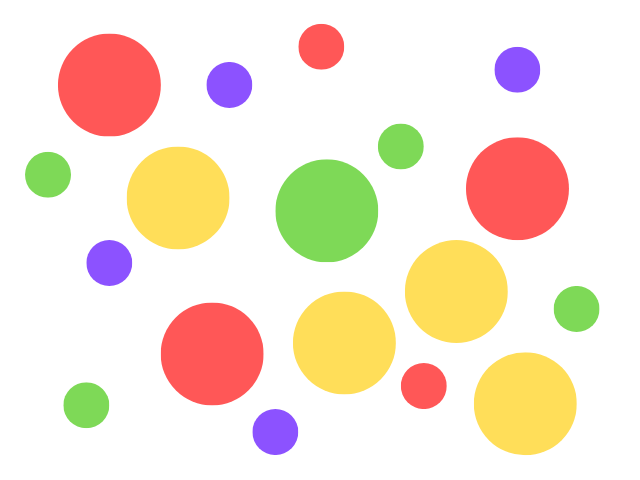
#> input picture lunares.png, 640 x 480 px
$ python colourwww.py
#> lines starting #> are read from the running program, lines starting #| are printed output that depends on the picture; after the words box and inside, x2 and y2 are one past the last pixel; in counts of white or black regions, pixels touching at a corner belong together
import cv2 as cv
import numpy as np

img = cv.imread("lunares.png")
#> img is the input picture: shape (480, 640, 3); mean B, G, R 213.4, 230.4, 246.3
upper_green = np.array([100,255,130])
low_green = np.array([0,50,0])
mask = cv.inRange(img,low_green,upper_green)
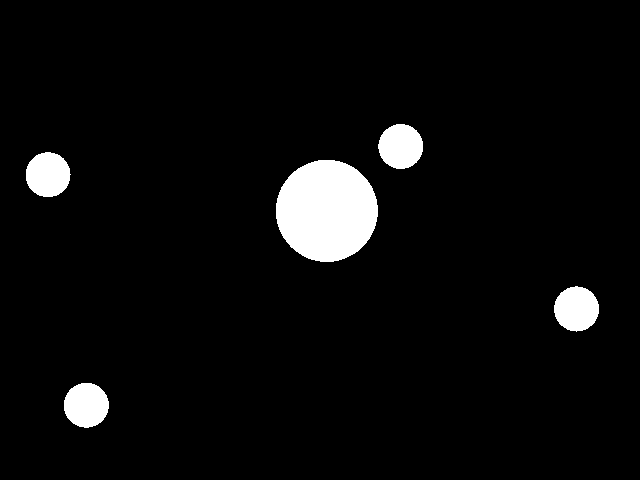
#> mask: shape (480, 640); 4.7% white; 5 white regions, box (x1, y1, x2, y2) and area: (276, 160, 378, 262) 8162, (554, 286, 599, 332) 1585, (64, 383, 109, 428) 1585, (378, 124, 423, 169) 1579, (26, 152, 71, 197) 1579
result = cv.bitwise_and(img,img,mask=mask)
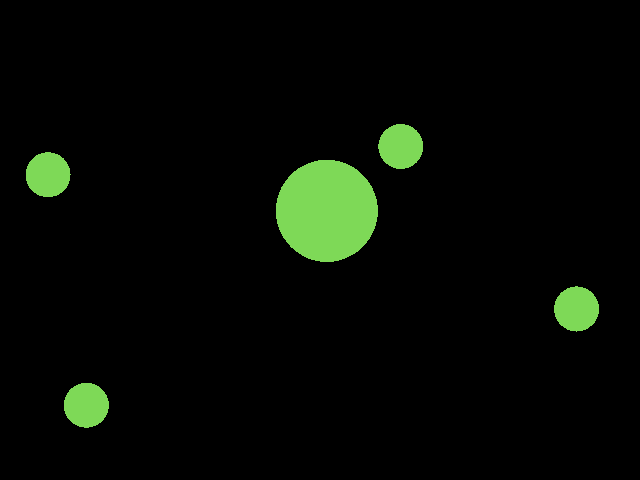
#> result: shape (480, 640, 3); mean B, G, R 4.1, 10.2, 5.9

cv.imshow("orgin",img)
cv.imshow("detect colour mask",mask)
cv.imshow("result detect color",result)
cv.waitKey(0)
cv.destroyAllWindows()

$ run again, with OIP (1).jpg saved as lunares.png
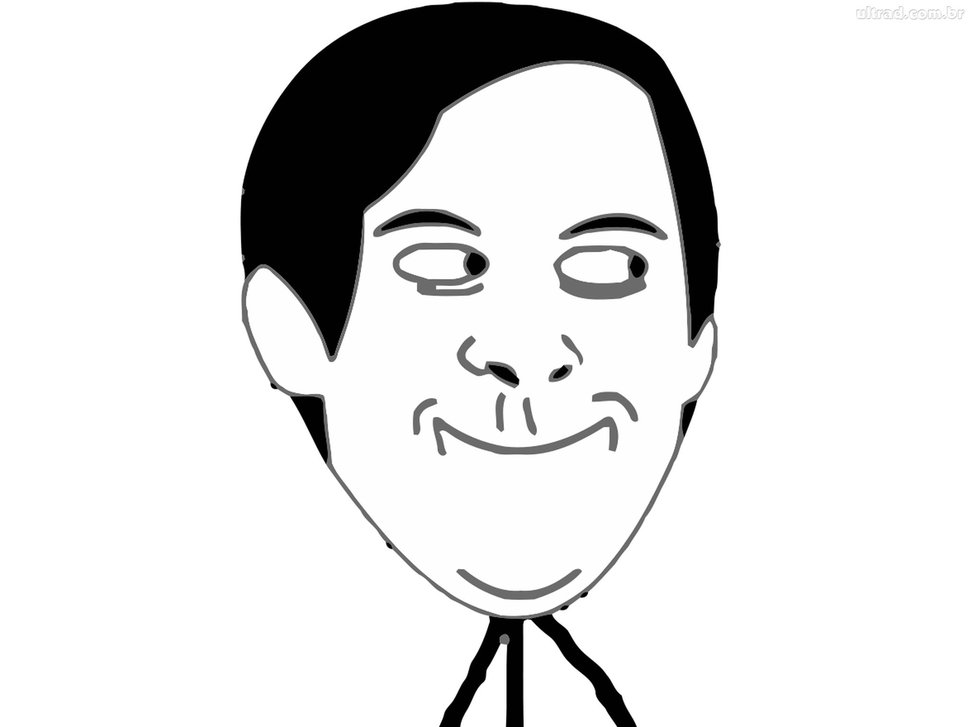
#> input picture OIP (1).jpg, 970 x 727 px, shrunk from 2048 x 1536 before the run
#> img is the input picture: shape (727, 970, 3); min 0, max 255, mean 225.4
#> `mask = cv.inRange(img,low_green,upper_green)`:
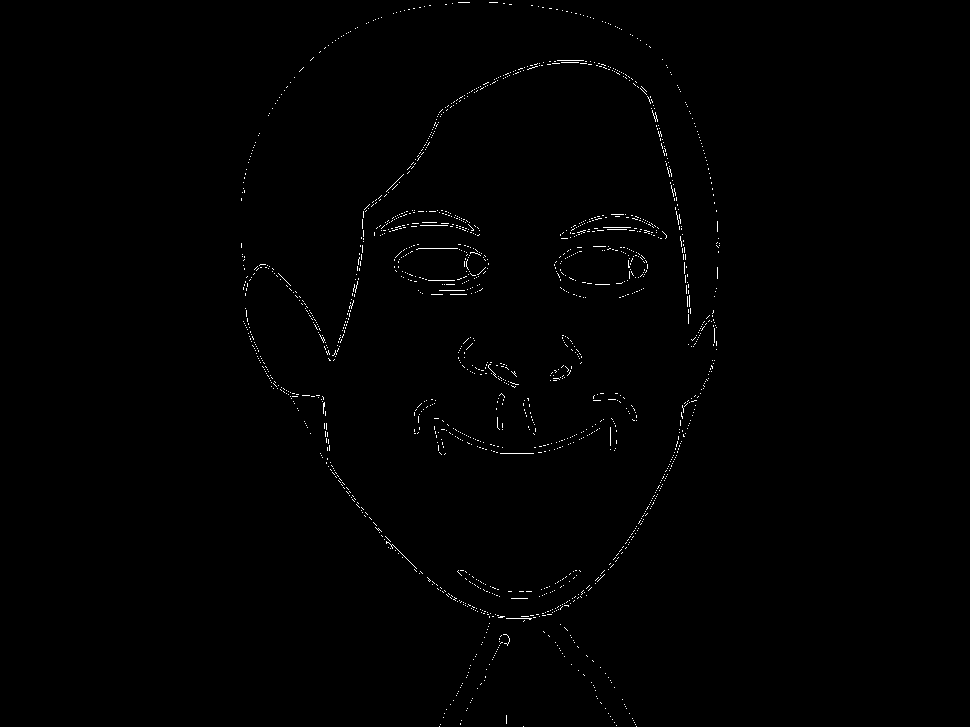
#> mask: shape (727, 970); 0.55% white in thin lines or dots, all inside (x1, y1, x2, y2) = (241, 2, 720, 727)
